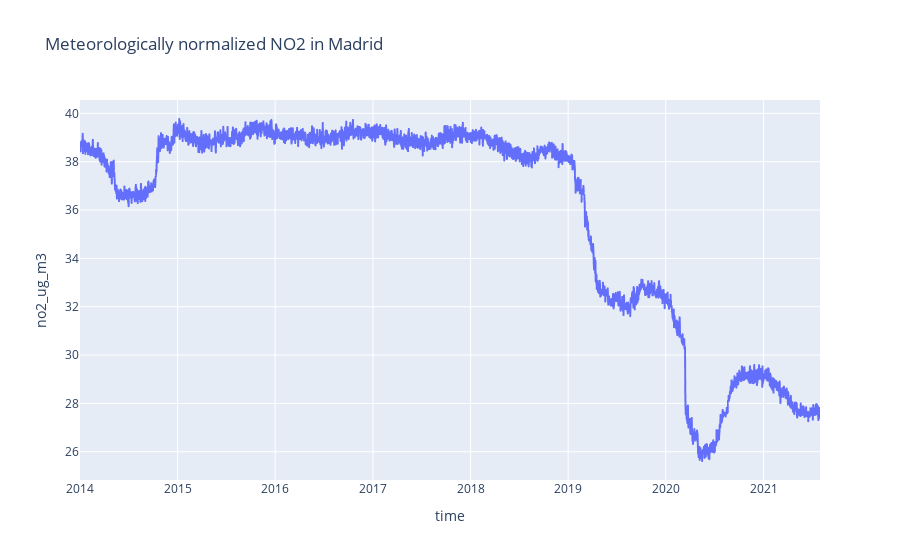

Notebook code for this chart:
### Code cell
weather_normalized = get_air_quality_df("../01-data/processed/",meteo_normalized=True)
weather_normalized = weather_normalized.groupby(["time","zone"]).mean().reset_index()
weather_normalized[weather_normalized.zone==1].plot(x="time",y="no2_ug_m3",title="Meteorologically normalized NO2 in Madrid")

### Figure 1 — Plotly figure (JSON) as saved in the notebook; plotly's stock layout.template omitted (floating-point values rounded to 4 significant figures; data arrays with more than 128 entries replaced by an {"elided": "..."} marker saying what was removed)
{"data": [{"hovertemplate": "time=%{x}<br>no2_ug_m3=%{y}<extra></extra>", "legendgroup": "", "line": {"color": "#636efa", "dash": "solid"}, "marker": {"symbol": "circle"}, "mode": "lines", "name": "", "showlegend": false, "type": "scattergl", "x": {"elided": "2769 str values"}, "xaxis": "x", "y": {"elided": "2769 float values"}, "yaxis": "y"}], "layout": {"legend": {"tracegroupgap": 0}, "title": {"text": "Meteorologically normalized NO2 in Madrid"}, "xaxis": {"anchor": "y", "domain": [0, 1], "title": {"text": "time"}}, "yaxis": {"anchor": "x", "domain": [0, 1], "title": {"text": "no2_ug_m3"}}}}
